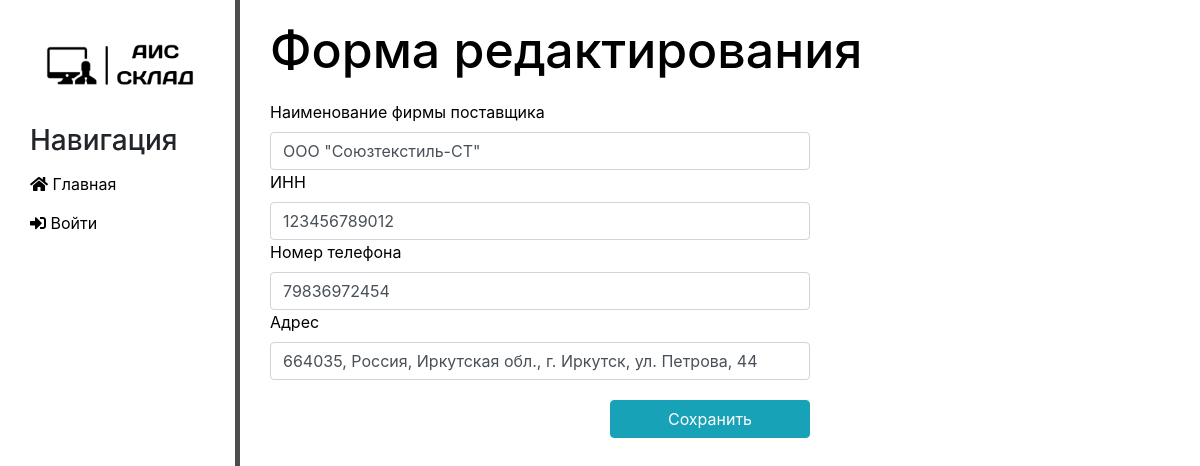
The app's page /providers/update_provider/3 with its own data.
### main/models.py (models this page shows, shortened)
class Provider(models.Model):
    provider_name = models.CharField('Название фирмы', max_length=255)
    inn = models.BigIntegerField('ИНН')
    phone = models.CharField('Телефон', max_length=20)
    address = models.CharField('Адрес', max_length=255)
    class Meta:
        verbose_name = 'Поставщик'
        verbose_name_plural = 'Поставщики'

### main/views.py (the view)
# urls.py: path('providers/update_provider/<int:pk>', views.ProvidersUpdatelView.as_view(), name='update_provider'),
class ProvidersUpdatelView(UpdateView):
    model = Provider
    template_name = 'main/provider_add_form.html'
    form_class = ProviderForm

### main/templates/main/provider_add_form.html (shortened to what this page needs)
{% extends 'main/layout.html' %}
{% block content %}
    <div class="features">
      {% if title %}
    <h1> {{title}} </h1>
        {% else %}
    <h1> Форма редактирования </h1>
         {% endif %}
        <form method="post">
            <label>Наименование фирмы поставщика</label>
            {{form.provider_name}}
            <label>ИНН</label>
            {{form.inn}}
            <label>Номер телефона</label>
            {{form.phone}}
            <label>Адрес</label>
            {{form.address}}
            <button type="submit" class="btn btn-info">Сохранить</button>
        </form>
    </div>
{% endblock %}

### main/static/main/css/main.css (style rules this page uses)
body { background: ; }
main .features { float:left; color: black; margin: 20px 10px 10px 30px; text-align: left; width: 75%; }
main .features h1 { font-size: 50px; margin-bottom: 20px; }
form { width:60% }
.btn-info { float: right; margin-top:20px; width: 200px; }

### records on screen
Provider: provider_name "ООО \"Союзтекстиль-СТ\"", inn "123456789012", phone "79836972454", address "664035, Россия, Иркутская обл., г. Иркутск, ул. Петрова, 44"
